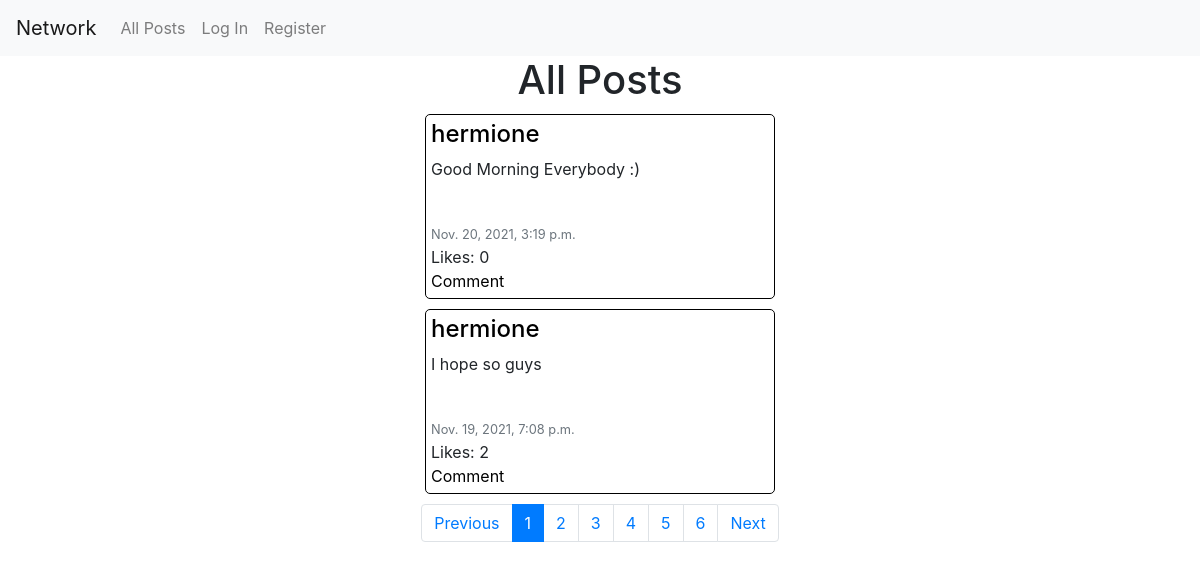
/, run on an earlier commit of the app's database.
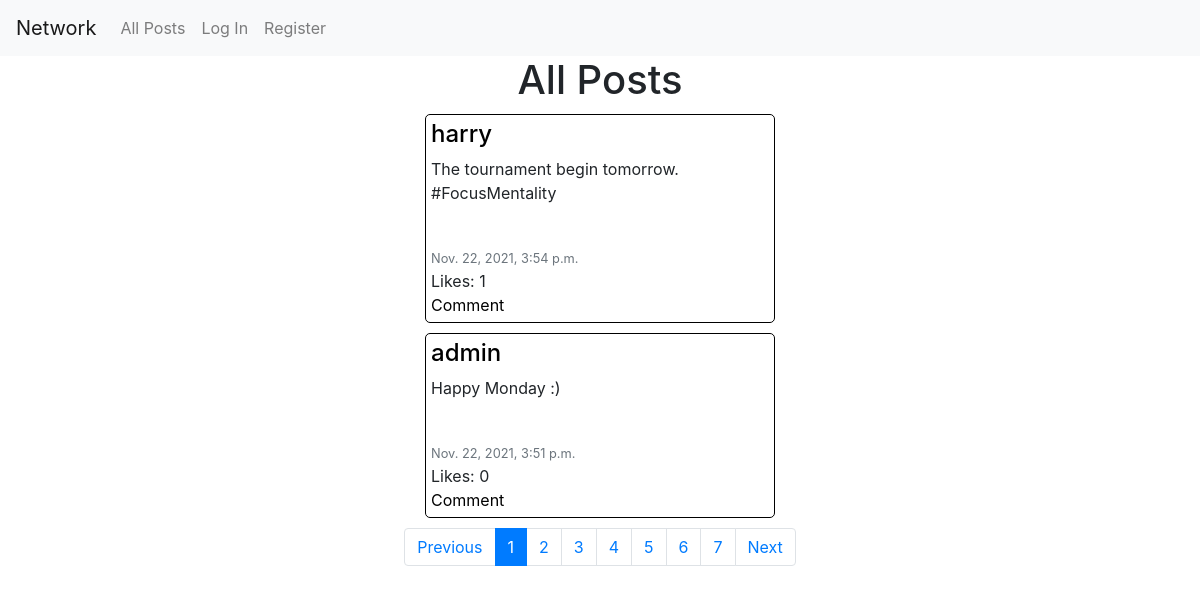
And on a later commit of the database.
### network/models.py (models this page shows, shortened)
class Post(models.Model):
    creator = models.ForeignKey(User, on_delete=models.CASCADE)
    message = models.CharField(max_length=128)
    timestamp = models.DateTimeField(auto_now_add=True)
    likes = models.IntegerField(default=0)

class User(AbstractUser):
    followers = models.IntegerField(default=0)
    following = models.IntegerField(default=0)

### network/views.py (the view)
# urls.py: path("", views.index, name="index"),
def index(request):
    posts = Post.objects.all().order_by('-timestamp')
    p = Paginator(posts, post_by_page)
    page1 = p.page(1)
    try:
        likes_given = Like.objects.filter(creator=request.user)
    except:
        likes_given = []
    posts_liked = []
    for like in likes_given:
        post_id = like.post_id
        posts_liked.append(post_id)
    return render(request, "network/index.html", {
                                'posts': page1.object_list,
                                'posts_liked': posts_liked,
                                'range': p.page_range
                            })

### network/templates/network/index.html (shortened to what this page needs)
{% extends "network/layout.html" %}
{% load static %}
{% block body %}
    <h1>All Posts</h1>
    <div id="posts">
        {% for post in posts %}
        <div class="post text-left" data-post_id="{{post.id}}">
            <a href="{% url 'show_profile' post.creator.id %}"><h4>{{ post.creator }}</h4></a>
            <p>{{ post.message }}</p>
            <br>
            <small class='text-secondary'>{{ post.timestamp }}</small>
            <br>
            <span class="likes">Likes: {{post.likes }}</span> <br>
            <a href="#">Comment</a>
        </div>
        {% endfor %}
    </div>
    <nav id="nav-pagination">
        <ul class="pagination">
          <li class="page-item">
              <a class="page-link previous" href="/render_page_number/1">Previous</a>
        </li>
          {% for i in range %}
             <li class="page-item page-number" data-page_number="{{i}}" >
                 <a class="page-link" href="/render_page_number/{{i}}">{{i}}</a>
            </li>
          {% endfor%}
          <li class="page-item">
              <a class="page-link next" href="/render_page_number/2">Next</a>
            </li>
        </ul>
      </nav>
{% endblock %}

What changed in the data, as far as the page shows it:
no longer on this page (row edited): Post: creator "hermione", message "Good Morning Everybody :)", timestamp "Nov. 20, 2021, 3:19 p.m.", likes "0"
no longer on this page (row unchanged): Post: creator "hermione", message "I hope so guys", timestamp "Nov. 19, 2021, 7:08 p.m.", likes "2"
added Post: creator "harry", message "The tournament begin tomorrow. #FocusMentality", timestamp "Nov. 22, 2021, 3:54 p.m.", likes "1"
added Post: creator "admin", message "Happy Monday :)", timestamp "Nov. 22, 2021, 3:51 p.m.", likes "0"
Also different on the page:
new list line: "7"
